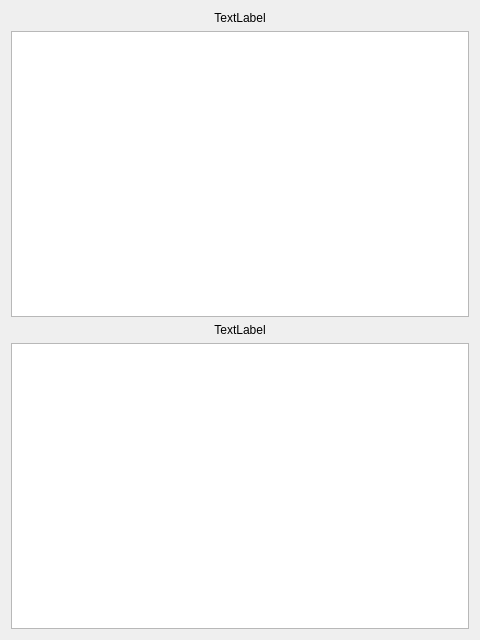
<?xml version="1.0" encoding="UTF-8"?>
<ui version="4.0">
 <class>AboutWidget</class>
 <widget class="QWidget" name="AboutWidget">
  <property name="windowModality">
   <enum>Qt::ApplicationModal</enum>
  </property>
  <property name="geometry">
   <rect>
    <x>0</x>
    <y>0</y>
    <width>480</width>
    <height>640</height>
   </rect>
  </property>
  <property name="windowTitle">
   <string>Form</string>
  </property>
  <layout class="QVBoxLayout" name="verticalLayout">
   <item>
    <widget class="QLabel" name="mainLabel">
     <property name="layoutDirection">
      <enum>Qt::LeftToRight</enum>
     </property>
     <property name="text">
      <string>TextLabel</string>
     </property>
     <property name="scaledContents">
      <bool>false</bool>
     </property>
     <property name="alignment">
      <set>Qt::AlignCenter</set>
     </property>
     <property name="textInteractionFlags">
      <set>Qt::TextEditable</set>
     </property>
    </widget>
   </item>
   <item>
    <widget class="QTextBrowser" name="LicenceTextBrowser"/>
   </item>
   <item>
    <widget class="QLabel" name="teamLabel">
     <property name="text">
      <string>TextLabel</string>
     </property>
     <property name="alignment">
      <set>Qt::AlignCenter</set>
     </property>
    </widget>
   </item>
   <item>
    <widget class="QTextBrowser" name="teamTextBrowser"/>
   </item>
  </layout>
 </widget>
 <resources/>
 <connections/>
</ui>
